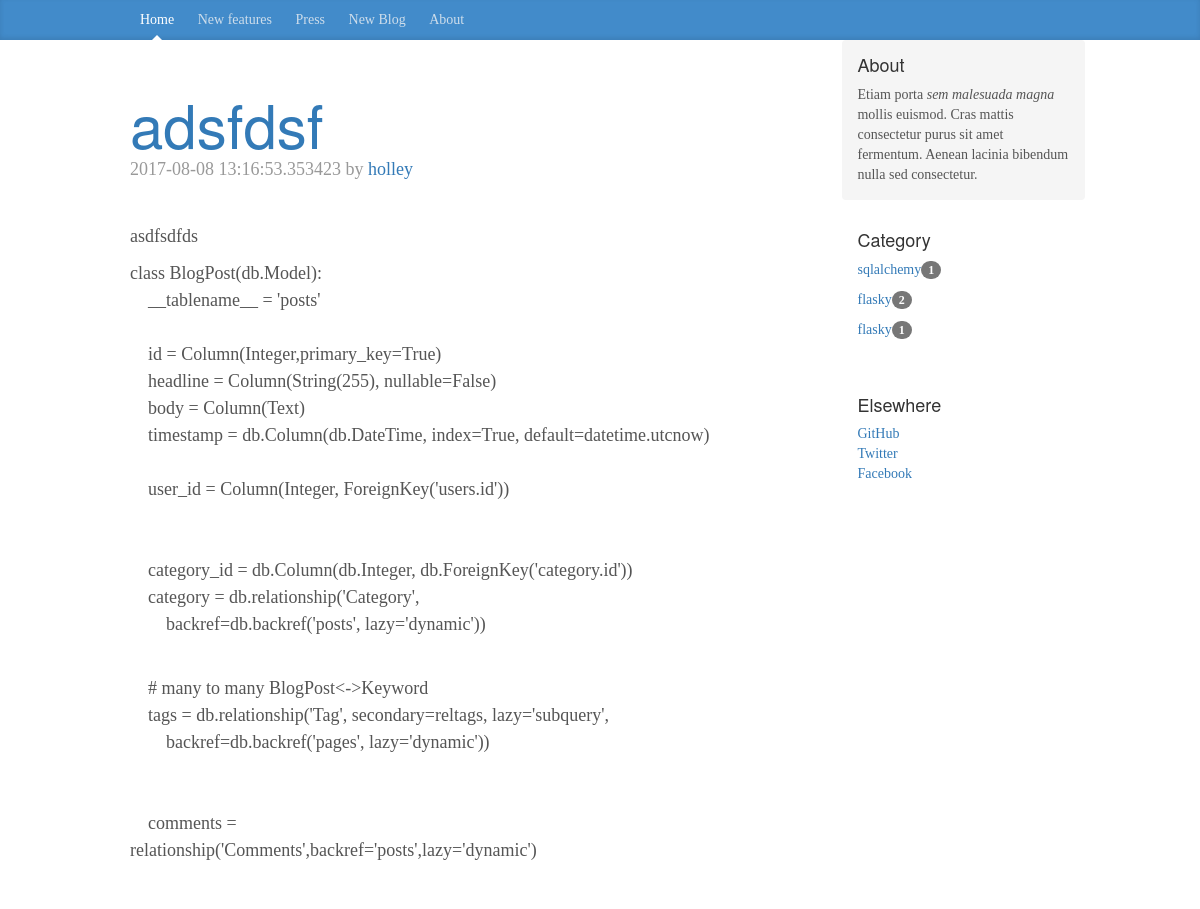
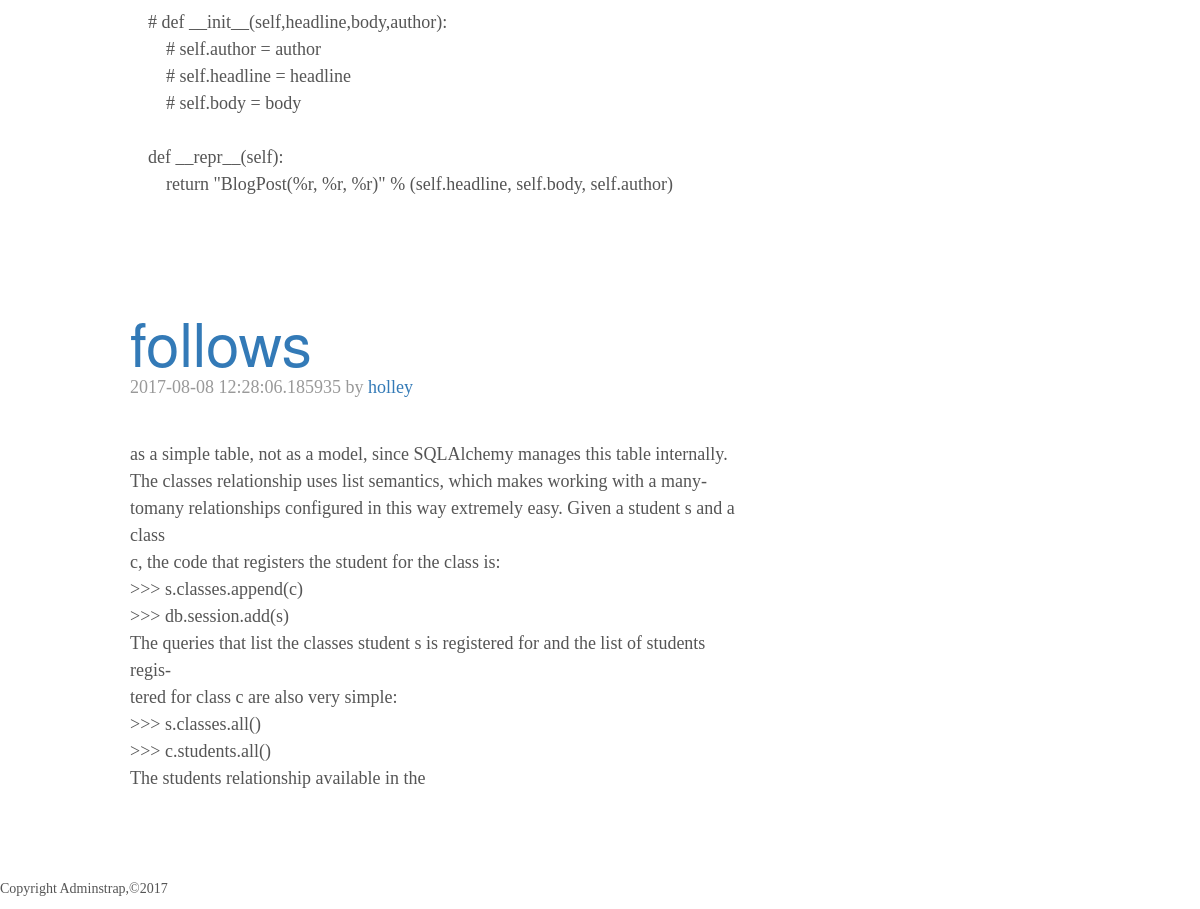
The page /blog/category/flasky on the database its author committed (2 pictures, top to bottom).
### apps/models/blogs.py (models this page shows, shortened)
class BlogPost(db.Model):
    __tablename__ = 'posts'
    id = Column(Integer,primary_key=True)
    headline = Column(String(255), nullable=False)
    body = Column(Text)
    timestamp = db.Column(db.DateTime, index=True, default=datetime.utcnow)
    user_id = Column(Integer, ForeignKey('users.id'))
    category_id = db.Column(db.Integer, db.ForeignKey('category.id'))
    category = db.relationship('Category',
        backref=db.backref('posts', lazy='dynamic'))
    tags = db.relationship('Tag', secondary=reltags, lazy='subquery',
        backref=db.backref('pages', lazy='dynamic'))
    comments = relationship('Comments',backref='posts',lazy='dynamic')

class Category(db.Model):
    id = db.Column(db.Integer, primary_key=True)
    name = db.Column(db.String(50))

### apps/models/auths.py (models this page shows, shortened)
class Users(UserMixin,db.Model):
    __tablename__ = 'users'
    id = Column('id',Integer,primary_key=True)
    username = Column('username',String(64),unique=True)
    password_hash = Column(String(128))
    gender = Column('gender',String(64))
    email = Column('email',String(64),unique=True,index=True)
    confirmed = Column('confirmed',db.Boolean,default=False)
    role_id = Column(db.Integer,db.ForeignKey('roles.id'))
    location = db.Column(db.String(64))
    about_me = db.Column(db.Text())
    member_since = db.Column(db.DateTime(),default=datetime.utcnow)
    last_seen = db.Column(db.DateTime(),default=datetime.utcnow)
    posts = db.relationship('BlogPost',backref='author',lazy='dynamic')
    @property
    def password(self):
        raise AttributeError('password is not a readable attribute')

### apps/views/blogs.py (the view)
@mod.route('/blog/category/<string:catname>')
def category(catname):
    page = request.args.get('page',1,type=int)
    cate = Category.query.filter_by(name=catname).first()
    blogs = BlogPost.query.filter_by(category=cate).order_by(BlogPost.timestamp.desc()).all()
    category = Category.query.all()
    return render_template('blog/index.html',blogs=blogs,pagination=[],category=category)

### apps/views/__init__.py (called while the page is built)
@mod.app_context_processor
def inject_permissions():
    return dict(Permission=Permission)

### apps/views/auths.py (called while the page is built)
@mod.before_app_request
def before_requst():
    if current_user.is_authenticated:
        current_user.ping()
        if not current_user.confirmed \
                and request.endpoint[:5] != 'auth.':
            return redirect(url_for('auth.unconfirmed'))

### apps/templates/blog/index.html (shortened to what this page needs)
{% extends "bootstrap/base.html" %}
{% import "_macros.html" as macros %}
{% block head %}
    {{ super() }}
    <link href="{{ url_for('static',filename='css/blog.css') }}" rel="stylesheet">
{% endblock %}
{% block content %}
    <div class="blog-masthead">
      <div class="container">
        <nav class="blog-nav">
          <a class="blog-nav-item active" href="#">Home</a>
          <a class="blog-nav-item" href="#">New features</a>
          <a class="blog-nav-item" href="#">Press</a>
          <a class="blog-nav-item" href="{{ url_for('blog.new_blog')}}">New Blog</a>
          <a class="blog-nav-item" href="#">About</a>
        </nav>
      </div>
    </div>
    <div class="container">
      <div class="row">
        <div class="col-sm-8 blog-main">
        {% for blog in blogs %}
        <div class="blog-header">
        <h1 class="blog-title"><a href="{{ url_for('blog.post',id=blog.id)}}">{{ blog.headline }}</a></h1>
        <p class="blog-post-meta">{{ blog.timestamp }} by <a href="#">{{ blog.author.username }}</a></p>
        </div>
        <div class="blog-post">
            <div>
                {{ blog.body | safe }}
            </div>
        </div>
        {% endfor %}
        </div>
        <div class="col-sm-3 col-sm-offset-1 blog-sidebar">
          <div class="sidebar-module sidebar-module-inset">
            <h4>About</h4>
            <p>Etiam porta <em>sem malesuada magna</em> mollis euismod. Cras mattis consectetur purus sit amet fermentum. Aenean lacinia bibendum nulla sed consectetur.</p>
          </div>
          <div class="sidebar-module">
            <h4>Category</h4>
            {% for cat in category %}
            <ol class="list-unstyled">
              <li><a href="{{ url_for('blog.category',catname=cat.name)}}">{{ cat.name }}</a><span class="badge">{{ cat.posts.count() }}</span></li>
            </ol>
            {% endfor %}
          </div>
          <div class="sidebar-module">
            <h4>Elsewhere</h4>
            <ol class="list-unstyled">
              <li><a href="#">GitHub</a></li>
              <li><a href="#">Twitter</a></li>
              <li><a href="#">Facebook</a></li>
            </ol>
          </div>
        </div>
      </div>
    </div>
   {% include "footer.html" %}
{% endblock %}

### apps/static/css/blog.css (style rules this page uses)
body { font-family: Georgia, "Times New Roman", Times, serif; color: #555; }
h1, .h1, h2, .h2, h3, .h3, h4, .h4, h5, .h5, h6, .h6 { margin-top: 0; font-family: "Helvetica Neue", Helvetica, Arial, sans-serif; font-weight: normal; color: #333; }
@media (min-width: 1200px) { .container { width: 970px; } }
.blog-masthead { background-color: #428bca; -webkit-box-shadow: inset 0 -2px 5px rgba(0,0,0,.1); box-shadow: inset 0 -2px 5px rgba(0,0,0,.1); }
.blog-nav-item { position: relative; display: inline-block; padding: 10px; font-weight: 500; color: #cdddeb; }
.blog-nav .active { color: #fff; }
.blog-nav .active:after { position: absolute; bottom: 0; left: 50%; width: 0; height: 0; margin-left: -5px; vertical-align: middle; content: " "; border-right: 5px solid transparent; border-bottom: 5px solid; border-left: 5px solid transparent; }
.blog-header { padding-top: 20px; padding-bottom: 20px; }
.blog-title { margin-top: 30px; margin-bottom: 0; font-size: 60px; font-weight: normal; }
.blog-main { font-size: 18px; line-height: 1.5; }
.sidebar-module { padding: 15px; margin: 0 -15px 15px; }
.sidebar-module-inset { padding: 15px; background-color: #f5f5f5; border-radius: 4px; }
.sidebar-module-inset p:last-child, .sidebar-module-inset ul:last-child, .sidebar-module-inset ol:last-child { margin-bottom: 0; }
.blog-post { margin-bottom: 60px; }
.blog-post-meta { margin-bottom: 20px; color: #999; }

### rows shown on the page
BlogPost: headline "adsfdsf", timestamp "2017-08-08 13:16:53.353423", author.username "holley", body "asdfsdfds class BlogPost(db.Model): __tablename__ = 'posts' id = Column(Integer,primary_key=True) headline = Column(String(255), nullable=False) body = Column(Text) timestamp = db.Column(db.DateTime, index=True, default=datetime.utcnow) user_id = Column(Integer, ForeignKey('users.id')) category_id = db.Column(db.Integer, db.ForeignKey('category.id')) category = db.relationship('Category', backref=db.backref('posts', lazy='dynamic')) # many to many BlogPost<->Keyword tags = db.relationship('Tag', secondary=reltags, lazy='subquery', backref=db.backref('pages', lazy='dynamic')) comments = relationship('Comments',backref='posts',lazy='dynamic') # def __init__(self,headline,body,author): #…"
BlogPost: headline "follows", timestamp "2017-08-08 12:28:06.185935", author.username "holley", body "as a simple table, not as a model, since SQLAlchemy manages this table internally. The classes relationship uses list semantics, which makes working with a many-tomany relationships configured in this way extremely easy. Given a student s and a class c, the code that registers the student for the class is: >>> s.classes.append(c) >>> db.session.add(s) The queries that list the classes student s is registered for and the list of students regis‐ tered for class c are also very simple: >>> s.classes.all() >>> c.students.all() The students relationship available in the"
Category: name "sqlalchemy", posts.count "1"
Category: name "flasky", posts.count "2"
Category: name "flasky", posts.count "1"
